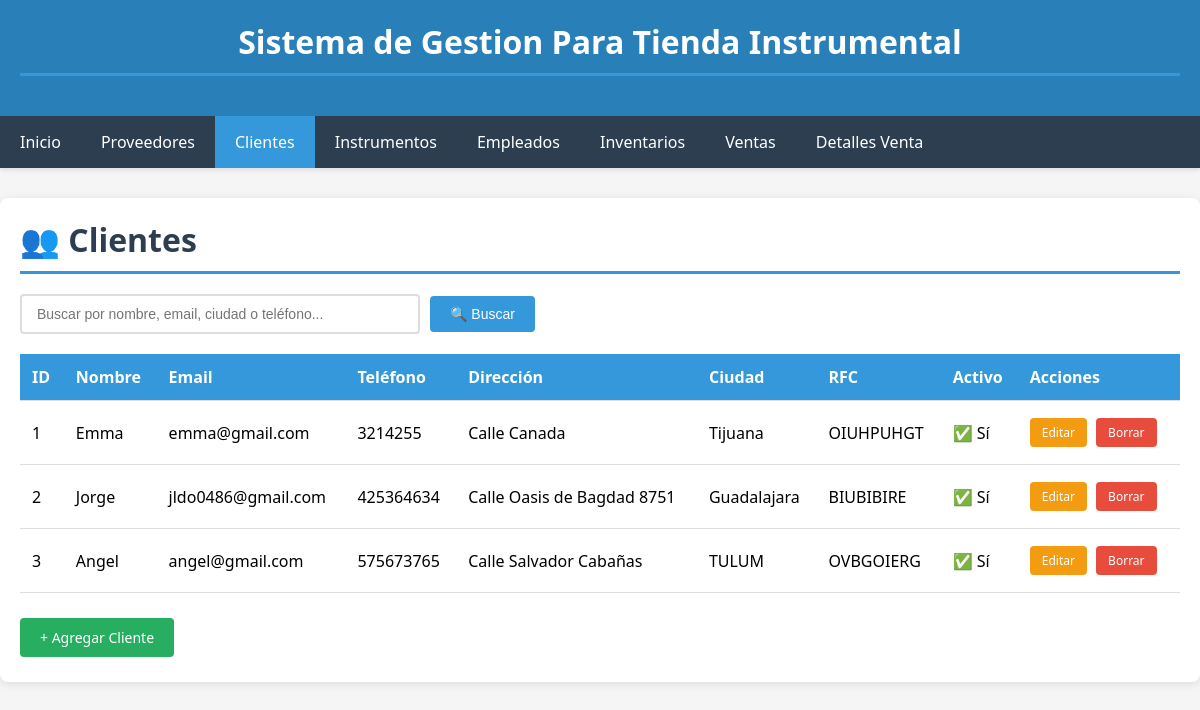
/clientes/, run on the app's committed database.
### app_instrumental/models.py (models this page shows, shortened)
class Cliente(models.Model):
    nombre = models.CharField(max_length=200, verbose_name="Nombre")
    email = models.EmailField(max_length=100, verbose_name="Email")
    telefono = models.CharField(max_length=20, verbose_name="Teléfono")
    direccion = models.CharField(max_length=300, verbose_name="Dirección")
    ciudad = models.CharField(max_length=100, verbose_name="Ciudad")
    rfc = models.CharField(max_length=100, blank=True, verbose_name="RFC")
    activo = models.BooleanField(default=True, verbose_name="Activo")
    class Meta:
        verbose_name_plural = "Clientes"

### app_instrumental/views.py (the view)
# urls.py: path('clientes/', views.clientes_list, name='clientes_list'),
def clientes_list(request):
    query = request.GET.get('q', '')
    if query:
        clientes = Cliente.objects.filter(
            nombre__icontains=query
        ) | Cliente.objects.filter(
            email__icontains=query
        ) | Cliente.objects.filter(
            ciudad__icontains=query
        ) | Cliente.objects.filter(
            telefono__icontains=query
        )
    else:
        clientes = Cliente.objects.all()
    return render(request, 'app_instrumental/clientes_list.html', {
        'clientes': clientes,
        'query': query
    })

### app_instrumental/templates/app_instrumental/clientes_list.html (shortened to what this page needs)
{% extends 'app_instrumental/base.html' %}
{% block content %}
<h1>👥 Clientes</h1>
<form method="get" class="search-container">
    <input type="text" name="q" placeholder="Buscar por nombre, email, ciudad o teléfono..." value="{{ query }}" autofocus>
    <button type="submit">🔍 Buscar</button>
</form>
<table>
    <thead>
        <tr>
            <th>ID</th>
            <th>Nombre</th>
            <th>Email</th>
            <th>Teléfono</th>
            <th>Dirección</th>
            <th>Ciudad</th>
            <th>RFC</th>
            <th>Activo</th>
            <th>Acciones</th>
        </tr>
    </thead>
    <tbody>
        {% for cliente in clientes %}
        <tr>
            <td>{{ cliente.id }}</td>
            <td>{{ cliente.nombre }}</td>
            <td>{{ cliente.email }}</td>
            <td>{{ cliente.telefono }}</td>
            <td>{{ cliente.direccion }}</td>
            <td>{{ cliente.ciudad }}</td>
            <td>{{ cliente.rfc|default:"Sin RFC" }}</td>
            <td>{% if cliente.activo %}✅ Sí{% else %}❌ No{% endif %}</td>
            <td>
                <a href="{% url 'cliente_edit' cliente.id %}" class="btn btn-warning btn-sm">Editar</a>
                <a href="{% url 'cliente_delete' cliente.id %}" class="btn btn-danger btn-sm" onclick="return confirm('¿Estás seguro de eliminar este cliente?')">Borrar</a>
            </td>
        </tr>
        {% endfor %}
    </tbody>
</table>
<div style="margin-top: 20px;">
    <a href="{% url 'cliente_create' %}" class="btn btn-success">+ Agregar Cliente</a>
</div>
{% endblock %}

### app_instrumental/templates/app_instrumental/base.html (style rules this page uses)
* { margin: 0; padding: 0; box-sizing: border-box; }
body { font-family: 'Segoe UI', Tahoma, Geneva, Verdana, sans-serif; background-color: #f5f5f5; }
table { width: 100%; border-collapse: collapse; margin-top: 20px; }
th, td { padding: 12px; text-align: left; border-bottom: 1px solid #ddd; }
th { background-color: #3498db; color: white; font-weight: 600; }
.btn { display: inline-block; padding: 10px 20px; text-decoration: none; border-radius: 4px; cursor: pointer; border: none; font-size: 14px; transition: background-color 0.3s; margin: 5px 5px 5px 0; }
.btn-success { background-color: #27ae60; color: white; }
.btn-warning { background-color: #f39c12; color: white; }
.btn-danger { background-color: #e74c3c; color: white; }
.btn-sm { padding: 6px 12px; font-size: 12px; }
input[type="text"], input[type="email"], input[type="number"], select, textarea { width: 100%; padding: 10px; border: 1px solid #ddd; border-radius: 4px; font-size: 14px; }
h1 { color: #2c3e50; margin-bottom: 20px; padding-bottom: 10px; border-bottom: 3px solid #3498db; }
.search-container { margin-bottom: 20px; display: flex; gap: 10px; align-items: center; }
.search-container input[type="text"] { flex: 1; max-width: 400px; padding: 10px 15px; border: 2px solid #ddd; border-radius: 4px; font-size: 14px; transition: border-color 0.3s; }
.search-container button { padding: 10px 20px; background-color: #3498db; color: white; border: none; border-radius: 4px; cursor: pointer; font-size: 14px; transition: background-color 0.3s; }

### data on the page
Cliente: id "1", nombre "Emma", email "emma@gmail.com", telefono "3214255", direccion "Calle Canada", ciudad "Tijuana", rfc "OIUHPUHGT", activo "✅ Sí"
Cliente: id "2", nombre "Jorge", email "jldo0486@gmail.com", telefono "425364634", direccion "Calle Oasis de Bagdad 8751", ciudad "Guadalajara", rfc "BIUBIBIRE", activo "✅ Sí"
Cliente: id "3", nombre "Angel", email "angel@gmail.com", telefono "575673765", direccion "Calle Salvador Cabañas", ciudad "TULUM", rfc "OVBGOIERG", activo "✅ Sí"
